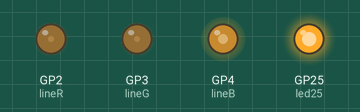
Simulated run of this program. Board: Raspberry Pi Pico running MicroPython. On the bench: output pins drawn as LEDs (lit = HIGH). Random numbers come from a fixed seed.

Above: at 0.1 s.
At 4.1 s:
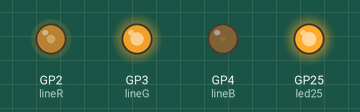
At 9.1 s:
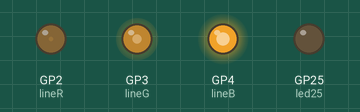
At 19.1 s:
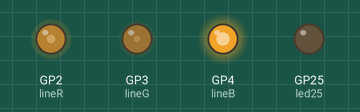
At 29.1 s:
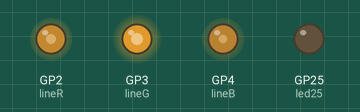
At 39.1 s:
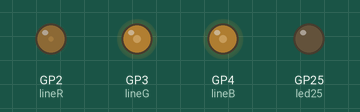
Timing chart, 0 to 40.0 s (numbered marks = the images above):
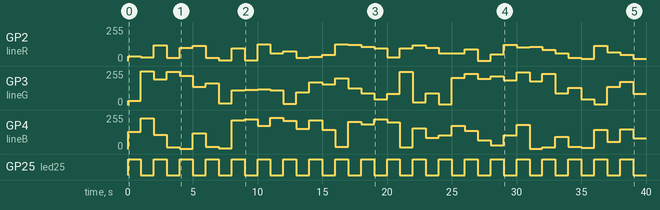

The program:

CCC_randomRGB.py
```python
# The CCC in file name is mean CommonCathodeControl
from machine import Pin, PWM
from time import sleep
import random
# random for line RGB and change status for each 0.2 second
# hardware circuit
# connect GP2->R, GP3->G, GP4->B, GND.1 -> 330Ω -> (-)
lineR = PWM(Pin(2))
lineR.freq(1000)
lineG = PWM(Pin(3))
lineG.freq(1500)
lineB = PWM(Pin(4))
lineB.freq(2000)

led25 = Pin(25, Pin.OUT)
while True:
    led25.toggle()
    v = 65536
    dutyR = random.randint(0,int(v/2))
    dutyG = random.randint(0,v)
    dutyB = random.randint(0,v)
    lineR.duty_u16(dutyR)
    lineG.duty_u16(dutyG)
    lineB.duty_u16(dutyB)
    sleep(1.0)
```

Measured:
- by itself, GP2 (lineR): 0/255 → 34/255 at 0.00 s, → 30/255 1.0 s later, → 120/255 1.0 s later, → 24/255 1.0 s later, … (40 changes in this stretch)
- by itself, GP3 (lineG): 0/255 → 32/255 at 0.00 s, → 253/255 1.0 s later, → 194/255 1.0 s later, → 249/255 1.0 s later, … (40 changes in this stretch)
- by itself, GP4 (lineB): 0/255 → 130/255 at 0.00 s, → 229/255 1.0 s later, → 107/255 1.0 s later, → 14/255 1.0 s later, … (40 changes in this stretch)
- by itself, GP25 (led25): alternates HIGH for 1.0 s and LOW for 1.0 s
